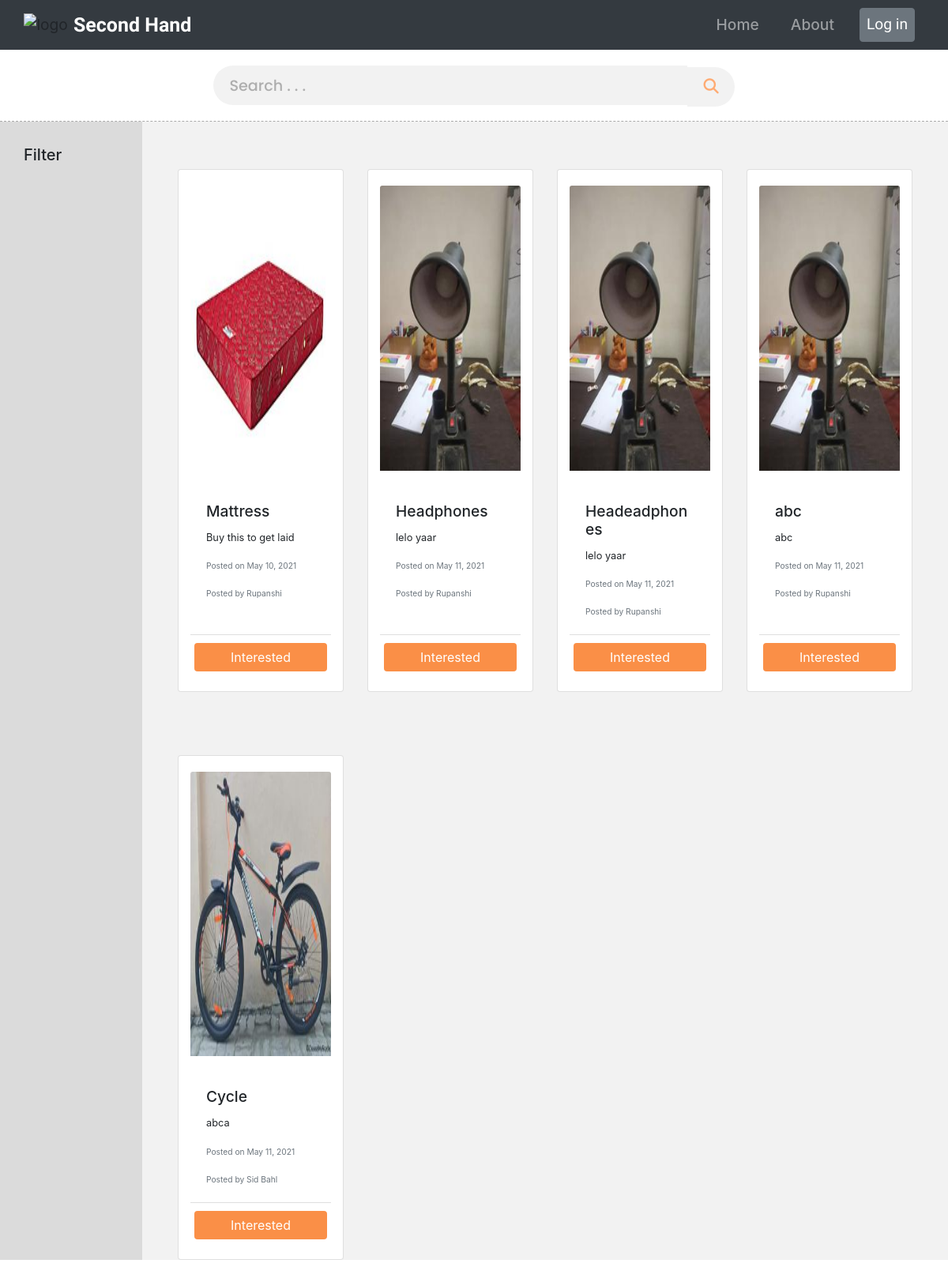
/ads/, run on the app's committed database.
### ads/models.py (models this page shows, shortened)
class Post(models.Model):
    title = models.CharField(max_length=100, blank=False)
    description = models.TextField()
    price = models.IntegerField(blank=False)
    date_posted = models.DateTimeField(default=timezone.now)
    author = models.ForeignKey(CustomUser, on_delete=models.CASCADE)
    image = models.ImageField(upload_to='uploads', default='lamp.JPEG')

### users/models.py (models this page shows, shortened)
class CustomUser(AbstractUser):
    username = models.CharField(max_length=100)
    email = models.EmailField('email', unique=True)
    phone = models.IntegerField(null=True)
    image = models.ImageField(null=True)
    USERNAME_FIELD = 'email'
    REQUIRED_FIELDS = []
    objects = CustomUserManager()

### ads/views.py (the view)
# urls.py: path('ads/', PostListView.as_view(), name='ads-list'),
class PostListView(ListView):
    model = Post
    template_name = 'ads/ads.html'
    context_object_name = 'posts'

### ads/templates/ads/ads.html (shortened to what this page needs)
{% load static %}
<!DOCTYPE html>
<html lang="en">
<head>
    <link rel="stylesheet" href="https://stackpath.bootstrapcdn.com/bootstrap/4.3.1/css/bootstrap.min.css">
    <link rel="stylesheet" href="https://cdn.jsdelivr.net/npm/gotham-fonts@1.0.3/css/gotham-rounded.min.css">
    <link rel="stylesheet" href="{% static 'ads/css/cards.css' %}">
</head>
<body>
    <nav class="navbar navbar-expand-md bg-dark navbar-dark">
        <img src="{% static 'ads/images/handshake_logo.svg' %}" alt="logo" height="30vh" style="margin-right: 0.6vw; margin-left: 1.2vw;">
        <a class="navbar-brand" href=""> Second Hand</a>
      <div class="collapse navbar-collapse" id="navbarSupportedContent">
        <ul class="navbar-nav ml-auto">
            <li class="nav-item">
                <a class="nav-link" href="{% url 'ads-index' %}" onclick=showHome()>Home</a>
            </li>
            <li class="nav-item">
                <a class="nav-link" href="{% url 'ads-index' %}" onclick=showAbout()>About</a>
            </li>
            {% if not user.is_authenticated %}
            <li class="nav-item no-auth">
                <a class="nav-link btn btn-secondary" href="{% url 'login' %}" style="color: white;">Log in</a>
            </li>
            {% endif %}
        </ul>
     </div>
    </nav>
    <div class="searchbox">
        <form action="{% url 'ads-search' %}" method="GET">
            <input name="q" type="text" placeholder="Search . . ."><button type="submit" class="fas fa-search searchbtn"></button>
        </form>
    </div>
    <div class="sidepanel">
        <h5>Filter</h5>
    </div>
    <div class="products">
        <div class="row">
            {% for post in posts %}
                <div class="col-sm-6 col-md-4 col-lg-3 d-flex">
                    <div class="card ">
                        <img src="{{ post.image.url }}" class="card-img-top" alt="...">
                        <div class="card-body">
                            <h5 class="card-title">{{ post.title }}</h5>
                            <p class="card-text">{{ post.description }} </p>
                            <p class="card-text"><small class="text-muted">Posted on {{ post.date_posted|date:"F d, Y" }} </small></p>
                            <p class="card-text"><small class="text-muted">Posted by {{ post.author.username }}</small></p>
                        </div>
                        <div class="card-footer">
                            <button class="btn btn-dark "> Interested</button>
                        </div>
                    </div>
                </div>
            {% endfor %}
        </div>
    </div>
</body>
</html>

### ads/static/ads/css/cards.css (style rules this page uses)
html { scroll-behavior: smooth; }
body { max-width: 100vw; height: 100vh; margin:0; background-color: white; backdrop-filter: blur(2px); background-attachment: fixed; background-repeat: no-repeat; }
nav { font-size: 1.2em; position: fixed; }
.navbar { z-index: 1; top: 0; width: 100%; background-color: transparent; padding-right: 30px; }
.navbar-brand { font-family: 'Ubuntu', sans-serif; font-weight: bold; font-size: 1.3em; }
.nav-item { margin: auto 1vw; font-weight: 500; }
.no-auth a { margin: 0; padding: 6px 12px; font-family: 'Ubuntu', sans-serif; font-size: 1em; }
.searchbox { width: 100vw; text-align: center; padding: 0.5em auto; border-bottom: 1px dashed rgb(170, 170, 170); }
.searchbox input { width: 50%; min-width: 235px; border: none; background-color: rgb(242, 242, 242); height: 50px; margin: 20px auto; outline: none; border-top-left-radius:25px ; border-bottom-left-radius: 25px; font-size: 1.2em; padding: 1% 20px; -webkit-appearance: none; color:rgb(130, 130, 130); font-family: 'Poppins', sans-serif; font-weight: 500; }
.searchbox input::placeholder { color:rgb(174, 174, 174); font-family: 'Poppins', sans-serif; font-weight: 500; }
.searchbtn { border: none; background-color: rgb(242, 242, 242); height: 50px; -webkit-appearance: none; outline: none; border-top-right-radius:25px ; border-bottom-right-radius: 25px; font-size: 1.2em; padding: 1% 20px; color:rgb(130, 130, 130); color: #ffab73; position: relative; top: 1px; margin: 0; }
.sidepanel { width: 15vw; height: 80vh; padding: 30px 30px; background-color: #dbdbdb; float: left; }
.products { width: 85vw; height: 80vh; padding: 20px 30px; display: inline-block; background-color: rgb(242, 242, 242); overflow-y: scroll; align-items: center; }
.row { margin: 0; }
.card img { margin: 20px auto; height: 20vh; }
.card { margin: 40px 0px; padding: 0px 15px; }
.card-title { font-size: 1.2em; }
.card-text { font-size: 0.8em; }
.card button { width: 100%; border: none; background-color: #fa8f47; outline: none; }
.card-footer { padding: 10px 5px 25px; background-color: transparent; position: relative; bottom: 0px; }

### data on the page
Post: image (picture), title "Mattress", description "Buy this to get laid", date_posted "May 10, 2021", author.username "Rupanshi"
Post: image (picture), title "Headphones", description "lelo yaar", date_posted "May 11, 2021", author.username "Rupanshi"
Post: image (picture), title "Headeadphones", description "lelo yaar", date_posted "May 11, 2021", author.username "Rupanshi"
Post: image (picture), title "abc", description "abc", date_posted "May 11, 2021", author.username "Rupanshi"
Post: image (picture), title "Cycle", description "abca", date_posted "May 11, 2021", author.username "Sid Bahl"
